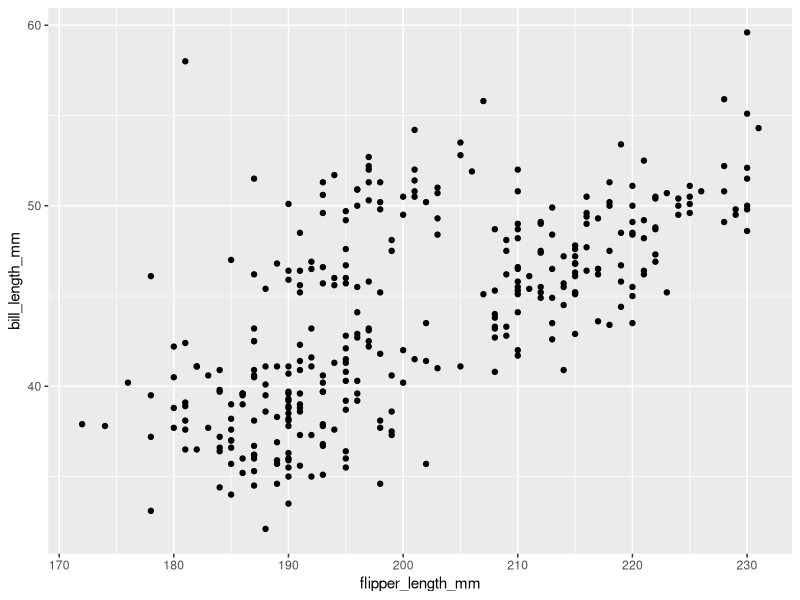
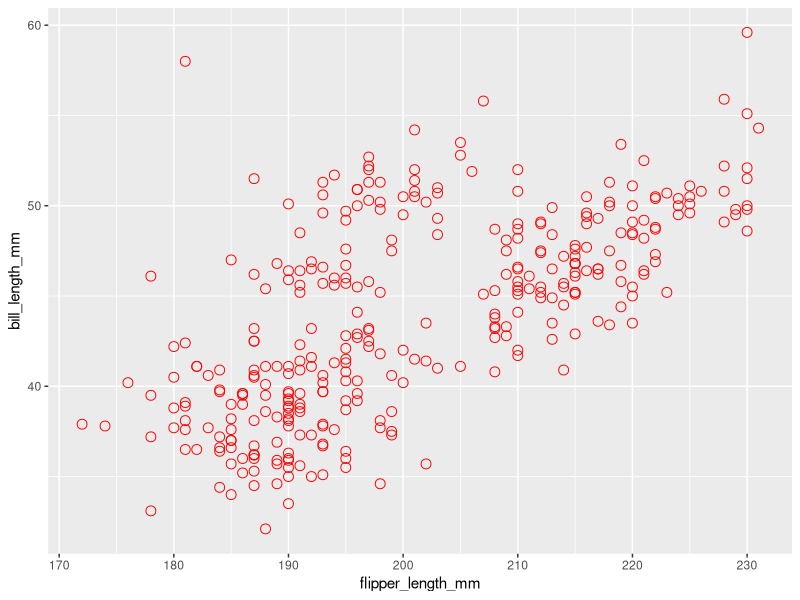
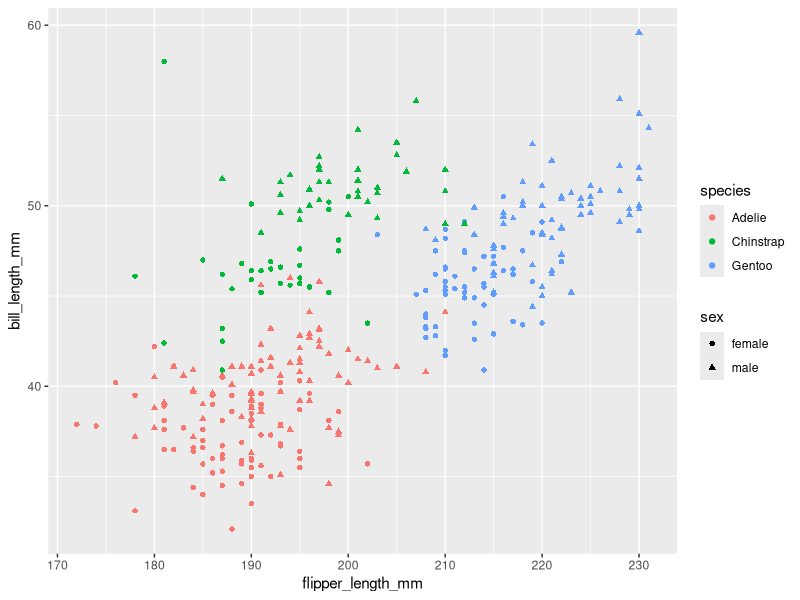
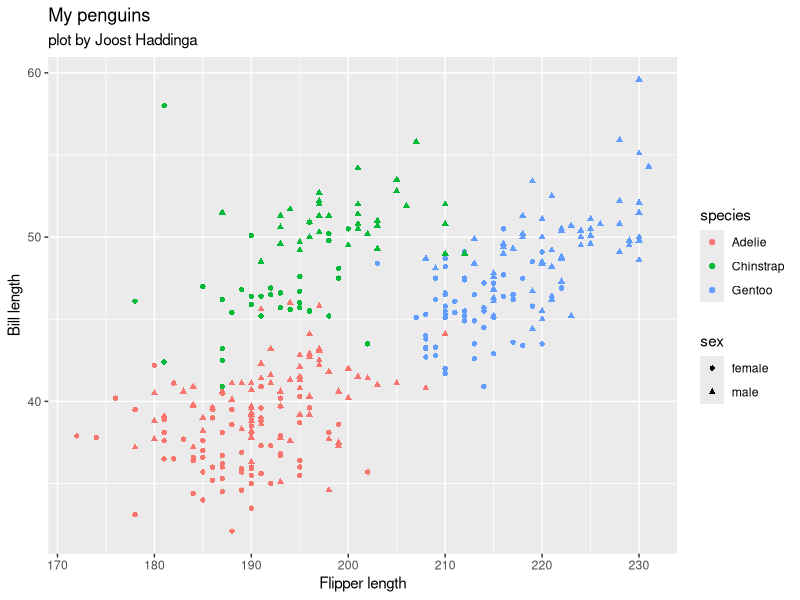
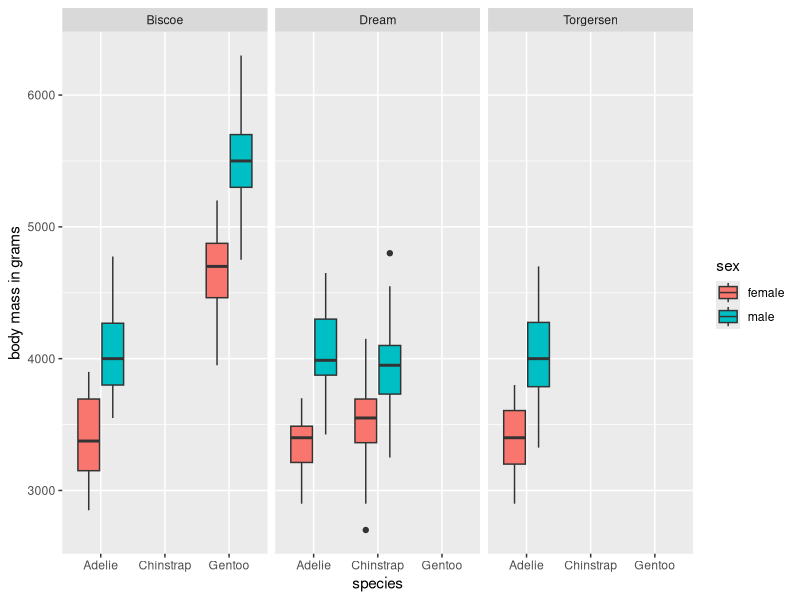
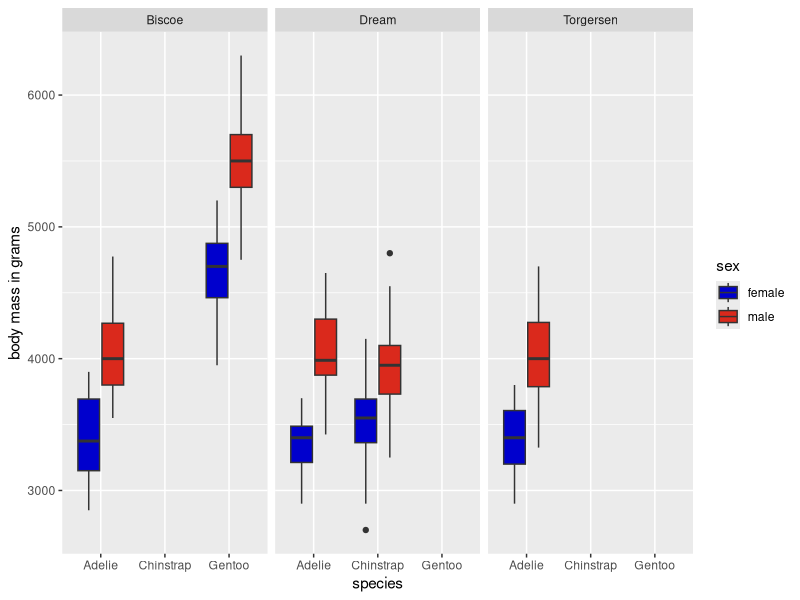

Generate these figures, in order, with R:
## ---- chunk 1
# Your code here
library(palmerpenguins)
library(tidyverse)

## ---- chunk 2

data("penguins")

## ---- chunk 3
summary(penguins)
## ---- chunk 4
# Your code here to explore the penguins dataset
?penguins
## ---- chunk 5

penguins <- penguins %>%
  na.omit
## ---- chunk 6
# Here your code
ggplot()+geom_point(data = penguins, aes(x=flipper_length_mm, y=bill_length_mm))
## ---- chunk 7

# Here your code
ggplot()+geom_point(data = penguins, aes(x=flipper_length_mm, y=bill_length_mm), color="red", size=3, shape=1)


## ---- chunk 8
# Here your code
ggplot()+geom_point(data = penguins, aes(x=flipper_length_mm, y=bill_length_mm, color=species, shape=sex))

## ---- chunk 9

# Here your code
ggplot()+geom_point(data = penguins, aes(x=flipper_length_mm, y=bill_length_mm, color=species, shape=sex))+labs(title="My penguins", subtitle="plot by Joost Haddinga")+xlab("Flipper length")+ylab("Bill length")
## ---- chunk 10
# Here your code
ggplot()+geom_boxplot(data=penguins, aes(x=species, y=body_mass_g, fill=sex))+ylab("body mass in grams")+facet_wrap(~island)

## ---- chunk 11
# Here your code
ggplot()+geom_boxplot(data=penguins, aes(x=species, y=body_mass_g, fill=sex))+ylab("body mass in grams")+facet_wrap(~island)+scale_fill_manual(values=c("female" ="#0000CD","male" = "#DA291C"))


